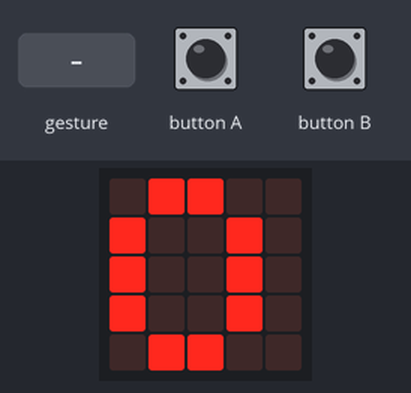
Bench run of a program on a simulated BBC micro:bit (MakeCode). On the bench: the board's 5×5 LED display. The test bench sets the inputs (shaded band). A reset restarts the program; random numbers come from a fixed seed; a tilt is held for 1.5 s and a shake lasts 1 s, then the board lies face up again.

Above: at 1.9 s.
2.0 s: button B pressed for 0.15 s
At 2.5 s:
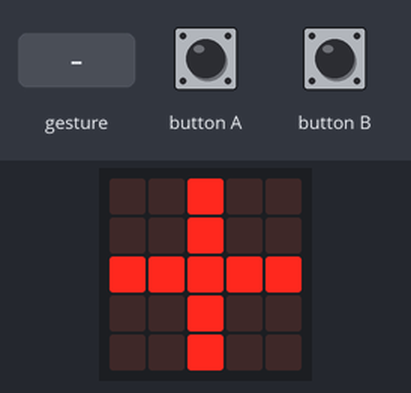
3.6 s: gesture 'shake'
At 4.6 s:
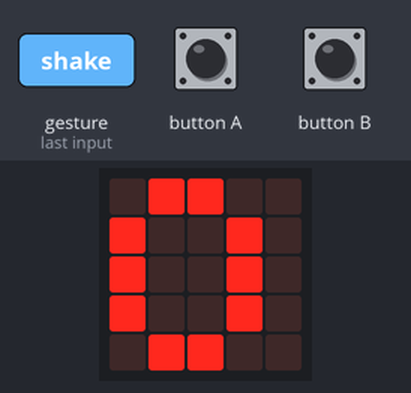
Timing chart, 0 to 6.6 s (numbered marks = the images above; inputs shaded):
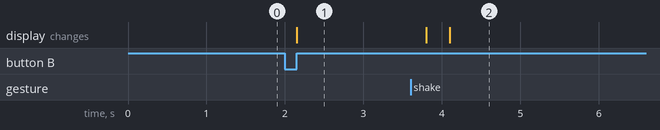

The program:

main.ts
```typescript
input.onButtonPressed(Button.A, function () {
    Q = 1
})
input.onButtonPressed(Button.B, function () {
    if (Q == V) {
        if (true) {
            basic.showIcon(IconNames.Yes)
        }
    } else {
        if (Q < V) {
            basic.showLeds(`
                . . # . .
                . . # . .
                # # # # #
                . . # . .
                . . # . .
                `)
        }
        if (Q > V) {
            basic.showLeds(`
                . . . . .
                . . . . .
                # # # # #
                . . . . .
                . . . . .
                `)
        }
    }
})
input.onGesture(Gesture.Shake, function () {
    control.reset()
})
let Q = 0
let V = 0
V = randint(0, 10)
Q = 0
basic.showString("" + (Q))
```

test.ts
```typescript
// les tests vont ici ; cela ne sera pas compilé si ce paquet est utilisé en tant qu'extension.
```

Measured:
- after the input at 2.0 s, the display: changes after 0.15 s (image 1)
- after the input at 3.6 s, the display: first changes after 0.20 s (image 2 shows a later state)
